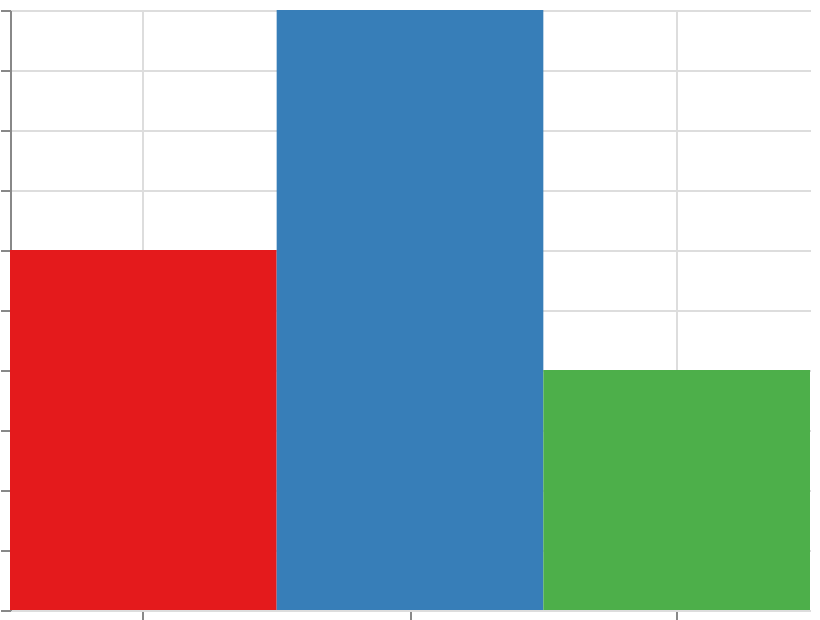

Express this chart as Vega-Lite.
### Vega specification from a JSON file in a GitHub repository (floating-point values rounded to 4 significant figures)
{"$schema": "https://vega.github.io/schema/vega/v6.json", "width": 400, "height": 300, "padding": 5, "autosize": "none", "data": [{"name": "table", "values": [{"cat": "A", "val": 3}, {"cat": "B", "val": 5}, {"cat": "C", "val": 2}]}], "scales": [{"name": "x", "type": "band", "domain": {"data": "table", "field": "cat", "sort": true}, "range": "width"}, {"name": "y", "type": "linear", "domain": {"data": "table", "field": "val"}, "range": [{"signal": "height"}, 0], "zero": true, "nice": true}, {"name": "color", "type": "ordinal", "domain": {"data": "table", "field": "cat", "sort": true}, "scheme": "set1"}], "marks": [{"type": "rect", "from": {"data": "table"}, "encode": {"update": {"x": {"scale": "x", "field": "cat"}, "width": {"scale": "x", "band": 1}, "y": {"scale": "y", "field": "val"}, "y2": {"scale": "y", "value": 0}, "fill": {"scale": "color", "field": "cat"}}}}], "axes": [{"scale": "x", "orient": "bottom", "grid": true, "labels": false}, {"scale": "y", "orient": "left", "grid": true, "labels": false}], "legends": [{"fill": "color"}]}
